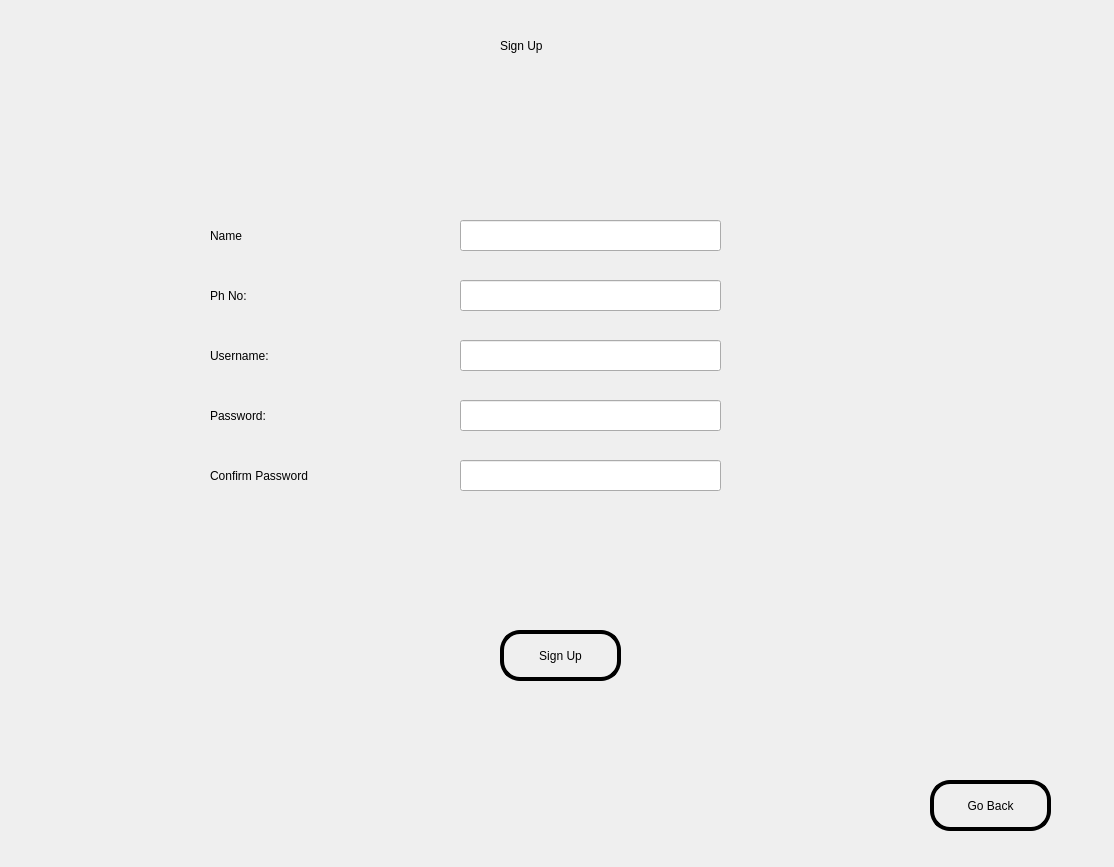
<?xml version="1.0" encoding="UTF-8"?>
<ui version="4.0">
 <class>Dialog</class>
 <widget class="QDialog" name="Dialog">
  <property name="geometry">
   <rect>
    <x>0</x>
    <y>0</y>
    <width>1114</width>
    <height>867</height>
   </rect>
  </property>
  <property name="windowTitle">
   <string>FitYouLogin</string>
  </property>
  <widget class="QLabel" name="label">
   <property name="geometry">
    <rect>
     <x>-6</x>
     <y>-5</y>
     <width>1131</width>
     <height>881</height>
    </rect>
   </property>
   <property name="styleSheet">
    <string notr="true">background-image:url(:/images/blur.jpg)</string>
   </property>
   <property name="text">
    <string/>
   </property>
   <property name="pixmap">
    <pixmap>../../../Data/Icon/blur.jpg</pixmap>
   </property>
   <property name="scaledContents">
    <bool>true</bool>
   </property>
  </widget>
  <widget class="QLabel" name="label_2">
   <property name="geometry">
    <rect>
     <x>500</x>
     <y>10</y>
     <width>141</width>
     <height>71</height>
    </rect>
   </property>
   <property name="styleSheet">
    <string notr="true">font: 75 24pt &quot;MS Shell Dlg 2&quot;;</string>
   </property>
   <property name="text">
    <string>Sign Up </string>
   </property>
  </widget>
  <widget class="QLabel" name="label_3">
   <property name="geometry">
    <rect>
     <x>210</x>
     <y>220</y>
     <width>121</width>
     <height>31</height>
    </rect>
   </property>
   <property name="styleSheet">
    <string notr="true">font: 14pt &quot;Lucida Fax&quot;;</string>
   </property>
   <property name="text">
    <string>Name</string>
   </property>
  </widget>
  <widget class="QLabel" name="label_4">
   <property name="geometry">
    <rect>
     <x>210</x>
     <y>280</y>
     <width>121</width>
     <height>31</height>
    </rect>
   </property>
   <property name="styleSheet">
    <string notr="true">font: 14pt &quot;Lucida Fax&quot;;</string>
   </property>
   <property name="text">
    <string>Ph No:</string>
   </property>
  </widget>
  <widget class="QLineEdit" name="name">
   <property name="geometry">
    <rect>
     <x>460</x>
     <y>220</y>
     <width>261</width>
     <height>31</height>
    </rect>
   </property>
   <property name="styleSheet">
    <string notr="true">font: 14pt &quot;MS Shell Dlg 2&quot;;</string>
   </property>
  </widget>
  <widget class="QLineEdit" name="phnum">
   <property name="geometry">
    <rect>
     <x>460</x>
     <y>280</y>
     <width>261</width>
     <height>31</height>
    </rect>
   </property>
   <property name="styleSheet">
    <string notr="true">font: 14pt &quot;MS Shell Dlg 2&quot;;</string>
   </property>
   <property name="echoMode">
    <enum>QLineEdit::EchoMode::Normal</enum>
   </property>
  </widget>
  <widget class="QPushButton" name="Signup">
   <property name="geometry">
    <rect>
     <x>500</x>
     <y>630</y>
     <width>121</width>
     <height>51</height>
    </rect>
   </property>
   <property name="styleSheet">
    <string notr="true">background-color:transparent;
font: 75 14pt &quot;MS Shell Dlg 2&quot;;
border-radius:20px;
border-style:solid;
border-color:black;

border-width:4px;
</string>
   </property>
   <property name="text">
    <string>Sign Up</string>
   </property>
  </widget>
  <widget class="QLabel" name="label_5">
   <property name="geometry">
    <rect>
     <x>210</x>
     <y>340</y>
     <width>121</width>
     <height>31</height>
    </rect>
   </property>
   <property name="styleSheet">
    <string notr="true">font: 14pt &quot;Lucida Fax&quot;;</string>
   </property>
   <property name="text">
    <string>Username: </string>
   </property>
  </widget>
  <widget class="QLineEdit" name="username">
   <property name="geometry">
    <rect>
     <x>460</x>
     <y>340</y>
     <width>261</width>
     <height>31</height>
    </rect>
   </property>
   <property name="styleSheet">
    <string notr="true">font: 14pt &quot;MS Shell Dlg 2&quot;;</string>
   </property>
  </widget>
  <widget class="QLineEdit" name="password">
   <property name="geometry">
    <rect>
     <x>460</x>
     <y>400</y>
     <width>261</width>
     <height>31</height>
    </rect>
   </property>
   <property name="styleSheet">
    <string notr="true">font: 14pt &quot;MS Shell Dlg 2&quot;;</string>
   </property>
   <property name="echoMode">
    <enum>QLineEdit::EchoMode::Password</enum>
   </property>
  </widget>
  <widget class="QLabel" name="label_6">
   <property name="geometry">
    <rect>
     <x>210</x>
     <y>400</y>
     <width>121</width>
     <height>31</height>
    </rect>
   </property>
   <property name="styleSheet">
    <string notr="true">font: 14pt &quot;Lucida Fax&quot;;</string>
   </property>
   <property name="text">
    <string>Password:</string>
   </property>
  </widget>
  <widget class="QLabel" name="label_7">
   <property name="geometry">
    <rect>
     <x>210</x>
     <y>460</y>
     <width>221</width>
     <height>31</height>
    </rect>
   </property>
   <property name="styleSheet">
    <string notr="true">font: 14pt &quot;Lucida Fax&quot;;</string>
   </property>
   <property name="text">
    <string>Confirm Password</string>
   </property>
  </widget>
  <widget class="QLineEdit" name="confirmPassword">
   <property name="geometry">
    <rect>
     <x>460</x>
     <y>460</y>
     <width>261</width>
     <height>31</height>
    </rect>
   </property>
   <property name="styleSheet">
    <string notr="true">font: 14pt &quot;MS Shell Dlg 2&quot;;</string>
   </property>
   <property name="echoMode">
    <enum>QLineEdit::EchoMode::Password</enum>
   </property>
  </widget>
  <widget class="QPushButton" name="Signup_2">
   <property name="geometry">
    <rect>
     <x>930</x>
     <y>780</y>
     <width>121</width>
     <height>51</height>
    </rect>
   </property>
   <property name="styleSheet">
    <string notr="true">background-color:transparent;
font: 75 14pt &quot;MS Shell Dlg 2&quot;;
border-radius:20px;
border-style:solid;
border-color:black;

border-width:4px;
</string>
   </property>
   <property name="text">
    <string>Go Back</string>
   </property>
  </widget>
  <widget class="QLabel" name="error">
   <property name="geometry">
    <rect>
     <x>420</x>
     <y>540</y>
     <width>331</width>
     <height>21</height>
    </rect>
   </property>
   <property name="styleSheet">
    <string notr="true">font: 14pt &quot;MS Shell Dlg 2&quot;;
color:rgb(255, 0, 0)</string>
   </property>
   <property name="text">
    <string/>
   </property>
   <property name="alignment">
    <set>Qt::AlignmentFlag::AlignCenter</set>
   </property>
  </widget>
 </widget>
 <resources>
  <include location="../../../Data/icons.qrc"/>
  <include location="../../../Data/icons.qrc"/>
 </resources>
 <connections/>
</ui>
